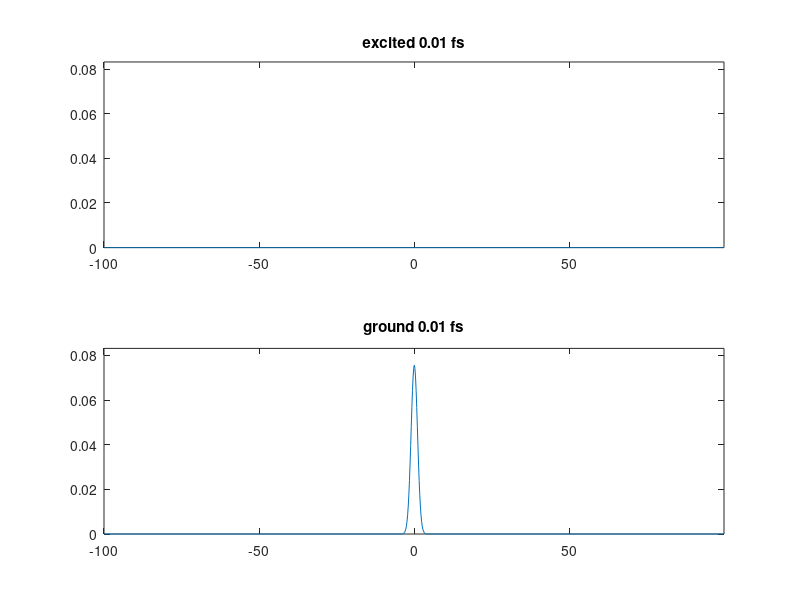

The MATLAB script that drew this image: (Note: this script raises an error after producing the figure.)
clear all
close all
clc

%% Discritize the wavefunction

LL = 100;
NN = 2^10;
xx = linspace(-LL, LL-2*LL/NN, NN); %Angstrom
dt = 1/100; %femtoseconds
totalTime = 10; %femtoseconds

dx = LL/NN;
tNN = floor(totalTime/dt);

%% Constants

kappa = 1; %eV/Angstrom
lambda = 0; %eV/Angstrom
mm = 10*0.0096; %amu
hbar = 0.6582;
lighteV = .1; %eV
nu = 1; %eV/Angstrom

omegaLight = lighteV/hbar;

%% Hamiltonians

%W11 = kappa/2*xx.*xx;
%W11 = kappa*xx.^2/2;
W11 = zeros(size(xx));
W12 = lambda*xx;
%W22 = kappa*xx.^2+10;
W22 = W11+1;

%% Initial wavefunctions

Dwave1 = exp(-sqrt(kappa*mm)/2/hbar*(xx.^2));
%+2*sqrt(sqrt(kappa*mm)/hbar)*xx.*exp(-sqrt(kappa*mm)/2/hbar*(xx.^2));
%Dwave1 = sin(xx);
Dwave1 = Dwave1/sqrt(sum(sum(Dwave1.*Dwave1)));
%Dwave2 = Dwave1;
Dwave2 = zeros(size(Dwave1));
%Dwave2 = exp(-sqrt(kappa*mm)/2/hbar*(xx.^2));
%Dwave2 = Dwave2/sqrt(sum(sum(Dwave2.*Dwave2)));
%Dwave1 = zeros(size(Dwave2));

D0 = Dwave1;

zlimit = (max(Dwave1.*conj(Dwave1))+ max(Dwave2.*conj(Dwave2)))*1.1;

ll = 25;
wavemovie(floor(tNN/ll)) = struct('cdata',[],'colormap',[]);

%% Propagate

nn = 100;
tic

conservation = zeros(1,tNN);
Difference1 = zeros(tNN, NN);
Difference2 = Difference1;

for ii = 1:tNN

    if mod(ii,ll) == 1
                
        f = figure();
        subplot(2,1,1)
        plot(xx, real(Dwave2.*conj(Dwave2)))
        axis([-LL LL-2*LL/NN 0 zlimit])
        title(['excited ' num2str(ii*dt) ' fs'])
        subplot(2,1,2)
        plot(xx, real(Dwave1.*conj(Dwave1)))
        axis([-LL LL-2*LL/NN 0 zlimit])
        title(['ground ' num2str(ii*dt) ' fs'])
        wavemovie((ii-1)/ll+1) = getframe(f);
        close all
        
        seconds = (tNN-ii)/ll*toc;
        tic
        hours = floor(seconds/60/60);
        minutes = floor((seconds - hours*60*60)/60);
        seconds = seconds - hours*60*60 - minutes*60;
        disp([num2str(hours) ' hours ' num2str(minutes) ' minutes ' num2str(seconds) ' seconds left'])
                
    end
    
    if (ii*dt) < 5
        [phi1, phi2, Emin, deltaEgrid] = GetPhi(W11, W22, W12+nu*sin(omegaLight*dt*(ii-1)), Dwave1, Dwave2, dx, mm, nn, xx);
    else
        [phi1, phi2, Emin, deltaEgrid] = GetPhi(W11, W22, W12, Dwave1, Dwave2, dx, mm, nn, xx);
    end
    A = GetA(deltaEgrid*dt/2/hbar, nn);
    
    Sum1 = zeros(1,size(phi1,2));
    Sum2 = Sum1;
    
    for jj = 1:nn
        Sum1 = A(jj)*phi1(jj,:)+Sum1;
        Sum2 = A(jj)*phi2(jj,:)+Sum2;
    end
        
    Dwave1 = exp(-1i*(Emin+deltaEgrid/2)*dt/hbar).*Sum1;
    Dwave2 = exp(-1i*(Emin+deltaEgrid/2)*dt/hbar).*Sum2;
    %-1i*1000*(sec(xx/10001*pi)-1)
    %-1i*(xx/100).^2
    
    conservation(ii) = sum(conj(Dwave1).*Dwave1+conj(Dwave2).*Dwave2);
    
    Difference1(ii,:) = Dwave1 - Dwave1/conservation(ii);
    Difference2(ii,:) = Dwave2 - Dwave2/conservation(ii);
    
    Dwave1 = Dwave1/conservation(ii);
    Dwave2 = Dwave2/conservation(ii);
    
end
